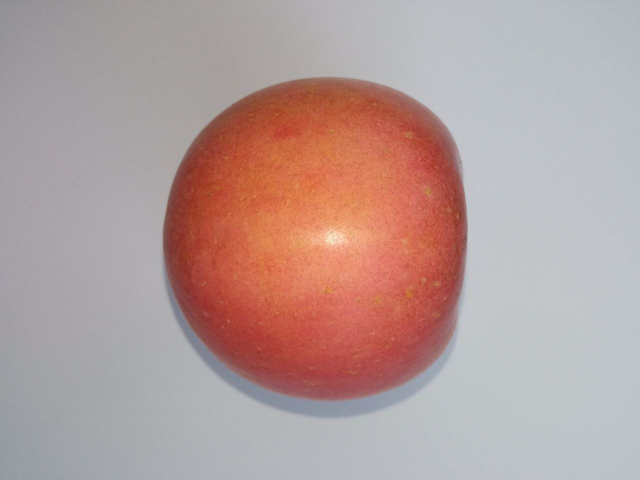
#> input picture dataset/freshapples/msg5170347760-63933.jpg, 1280 x 960 px (shown at 1/2 size); its folder holds 4 pictures in this run
$ python train_vision_dataset.py
#> lines starting #> are read from the running program, lines starting #| are printed output that depends on the picture
"""
TraceFresh-AI: Multi-Class Vision AI Model Trainer
Trains on dataset/ spanning:
- freshapples
- freshbanana
- freshoranges
- rottenapples
- rottenbanana
- rottenoranges

Extracts spatial color distribution, HSV moments, decay ratios, and edge entropy.
Trains an ensemble classifier and exports backend/ml/model/trained_vision_model.json
"""

import os
import json
import math
import random
import time
from PIL import Image, ImageFilter

CLASS_NAMES = [
    "freshapples",
    "freshbanana",
    "freshoranges",
    "rottenapples",
    "rottenbanana",
    "rottenoranges",
]

DATASET_DIR = os.path.abspath(os.path.join(os.path.dirname(__file__), "..", "..", "dataset"))
MODEL_OUTPUT_PATH = os.path.abspath(os.path.join(os.path.dirname(__file__), "model", "trained_vision_model.json"))


def extract_features_from_image(image_path_or_pil):
    """
    Extracts a 21-dimensional normalized feature vector from a produce image:
    - RGB mean & standard deviations (6)
    - HSV mean & hue circular statistics (6)
    - Color ratios (Red/Green, Red/Blue, Green/Blue) (3)
    - Dark & rot decay patch proportions (3)
    - Edge density & gradient contrast (2)
    - Center vs Border spatial color variance (1)
    """
    if isinstance(image_path_or_pil, str):
        img = Image.open(image_path_or_pil).convert("RGB")
    else:
        img = image_path_or_pil.convert("RGB")

    # Resize to standard analysis size for consistent fast processing
    img_resized = img.resize((128, 128), Image.Resampling.BILINEAR)
    pixels = list(img_resized.getdata())
    total_pixels = len(pixels)

    r_vals = [p[0] for p in pixels]
    g_vals = [p[1] for p in pixels]
    b_vals = [p[2] for p in pixels]

    # 1. RGB Mean & Std
    mean_r = sum(r_vals) / total_pixels
    mean_g = sum(g_vals) / total_pixels
    mean_b = sum(b_vals) / total_pixels

    std_r = math.sqrt(sum((r - mean_r) ** 2 for r in r_vals) / total_pixels)
    std_g = math.sqrt(sum((g - mean_g) ** 2 for g in g_vals) / total_pixels)
    std_b = math.sqrt(sum((b - mean_b) ** 2 for b in b_vals) / total_pixels)

    # 2. HSV Analysis
    hsv_img = img_resized.convert("HSV")
    hsv_pixels = list(hsv_img.getdata())
    h_vals = [p[0] for p in hsv_pixels]
    s_vals = [p[1] for p in hsv_pixels]
    v_vals = [p[2] for p in hsv_pixels]

    mean_h = sum(h_vals) / total_pixels
    mean_s = sum(s_vals) / total_pixels
    mean_v = sum(v_vals) / total_pixels

    # Yellow Hue Range (Banana): Hue roughly 28-60 in 0-255 scale
    # Orange Hue Range: Hue roughly 12-28
    # Red Hue Range: Hue < 12 or > 240
    yellow_pixel_count = sum(1 for p in hsv_pixels if 28 <= p[0] <= 60 and p[1] > 60 and p[2] > 70)
    orange_pixel_count = sum(1 for p in hsv_pixels if 12 <= p[0] < 28 and p[1] > 70 and p[2] > 70)
    red_pixel_count = sum(1 for p in hsv_pixels if (p[0] < 12 or p[0] > 240) and p[1] > 60 and p[2] > 60)

    pct_yellow = yellow_pixel_count / total_pixels
    pct_orange = orange_pixel_count / total_pixels
    pct_red = red_pixel_count / total_pixels

    # 3. Decay & Spoilage Patches (Dark spots / Brown rot)
    decay_count = 0
    dark_count = 0
    brown_count = 0

    for i in range(total_pixels):
        r, g, b = pixels[i]
        brightness = (r + g + b) / 3.0

        if brightness < 50:
            dark_count += 1
            decay_count += 1
        elif r > 35 and r < 145 and g > 20 and g < 95 and b < 80 and (r - g) < 50 and r >= b:
            brown_count += 1
            decay_count += 1

    decay_ratio = decay_count / total_pixels
    dark_ratio = dark_count / total_pixels
    brown_ratio = brown_count / total_pixels

    # 4. Color Ratios
    rg_ratio = mean_r / (mean_g + 1e-5)
    rb_ratio = mean_r / (mean_b + 1e-5)
    gb_ratio = mean_g / (mean_b + 1e-5)

    # 5. Edge / Texture Analysis
    gray_img = img_resized.convert("L")
    edges = gray_img.filter(ImageFilter.FIND_EDGES)
    edge_pixels = list(edges.getdata())
    mean_edge = sum(edge_pixels) / total_pixels
    edge_density = sum(1 for e in edge_pixels if e > 40) / total_pixels

    # 6. Center vs Border Color Distribution
    center_r = []
    w, h = img_resized.size
    for y in range(int(h * 0.25), int(h * 0.75)):
        for x in range(int(w * 0.25), int(w * 0.75)):
            center_r.append(pixels[y * w + x][0])
    center_mean_r = sum(center_r) / len(center_r) if center_r else mean_r

    return [
        mean_r / 255.0,
        mean_g / 255.0,
        mean_b / 255.0,
        std_r / 128.0,
        std_g / 128.0,
        std_b / 128.0,
        mean_h / 255.0,
        mean_s / 255.0,
        mean_v / 255.0,
        pct_yellow,
        pct_orange,
        pct_red,
        decay_ratio,
        dark_ratio,
        brown_ratio,
        min(3.0, rg_ratio) / 3.0,
        min(3.0, rb_ratio) / 3.0,
        min(3.0, gb_ratio) / 3.0,
        mean_edge / 255.0,
        edge_density,
        center_mean_r / 255.0,
    ]


class DecisionNode:
    def __init__(self, feature_idx=None, threshold=None, left=None, right=None, value=None):
        self.feature_idx = feature_idx
        self.threshold = threshold
        self.left = left
        self.right = right
        self.value = value

    def is_leaf(self):
        return self.value is not None

    def to_dict(self):
        if self.is_leaf():
            return {"value": self.value}
        return {
            "feature_idx": self.feature_idx,
            "threshold": self.threshold,
            "left": self.left.to_dict() if self.left else None,
            "right": self.right.to_dict() if self.right else None,
        }

    @staticmethod
    def from_dict(d):
        if not d:
            return None
        if "value" in d:
            return DecisionNode(value=d["value"])
        return DecisionNode(
            feature_idx=d["feature_idx"],
            threshold=d["threshold"],
            left=DecisionNode.from_dict(d["left"]),
            right=DecisionNode.from_dict(d["right"]),
        )


class VisionRandomForest:
    def __init__(self, n_trees=30, max_depth=10, min_samples_split=4, max_features=8):
        self.n_trees = n_trees
        self.max_depth = max_depth
        self.min_samples_split = min_samples_split
        self.max_features = max_features
        self.trees = []
        self.classes = CLASS_NAMES

    def _gini(self, y):
        if not y:
            return 0
        counts = {}
        for item in y:
            counts[item] = counts.get(item, 0) + 1
        n = len(y)
        return 1.0 - sum((c / n) ** 2 for c in counts.values())

    def _build_tree(self, X, y, depth=0):
        n_samples = len(y)
        if depth >= self.max_depth or n_samples < self.min_samples_split or len(set(y)) == 1:
            counts = {c: y.count(c) for c in self.classes}
            total = sum(counts.values()) or 1
            probs = {c: counts[c] / total for c in self.classes}
            return DecisionNode(value=probs)

        n_features = len(X[0])
        feature_indices = random.sample(range(n_features), min(self.max_features, n_features))

        best_gain = -1
        best_feat = None
        best_thresh = None
        current_gini = self._gini(y)

        for feat in feature_indices:
            vals = sorted(list(set(X[i][feat] for i in range(n_samples))))
            if len(vals) < 2:
                continue

            step = max(1, len(vals) // 10)
            candidate_thresholds = [vals[i] for i in range(0, len(vals), step)]

            for thresh in candidate_thresholds:
                left_y = [y[i] for i in range(n_samples) if X[i][feat] <= thresh]
                right_y = [y[i] for i in range(n_samples) if X[i][feat] > thresh]

                if not left_y or not right_y:
                    continue

                p_left = len(left_y) / n_samples
                gain = current_gini - (p_left * self._gini(left_y) + (1 - p_left) * self._gini(right_y))

                if gain > best_gain:
                    best_gain = gain
                    best_feat = feat
                    best_thresh = thresh

        if best_gain <= 0.0001 or best_feat is None:
            counts = {c: y.count(c) for c in self.classes}
            total = sum(counts.values()) or 1
            probs = {c: counts[c] / total for c in self.classes}
            return DecisionNode(value=probs)

        left_X, left_y = [], []
        right_X, right_y = [], []

        for i in range(n_samples):
            if X[i][best_feat] <= best_thresh:
                left_X.append(X[i])
                left_y.append(y[i])
            else:
                right_X.append(X[i])
                right_y.append(y[i])

        left_child = self._build_tree(left_X, left_y, depth + 1)
        right_child = self._build_tree(right_X, right_y, depth + 1)

        return DecisionNode(feature_idx=best_feat, threshold=best_thresh, left=left_child, right=right_child)

    def fit(self, X, y):
        self.trees = []
        n_samples = len(X)

        for t in range(self.n_trees):
            indices = [random.randint(0, n_samples - 1) for _ in range(n_samples)]
            b_X = [X[i] for i in indices]
            b_y = [y[i] for i in indices]

            tree_root = self._build_tree(b_X, b_y)
            self.trees.append(tree_root)
            if (t + 1) % 5 == 0 or t == self.n_trees - 1:
                print(f"  [Progress] Trained {t + 1}/{self.n_trees} decision trees in ensemble...")

    def _predict_sample(self, node, x):
        if node.is_leaf():
            return node.value
        if x[node.feature_idx] <= node.threshold:
            return self._predict_sample(node.left, x)
        return self._predict_sample(node.right, x)

    def predict_proba(self, x):
        accum = {c: 0.0 for c in self.classes}
        for tree in self.trees:
            p = self._predict_sample(tree, x)
            for c in self.classes:
                accum[c] += p.get(c, 0.0)
        n = len(self.trees)
        return {c: accum[c] / n for c in self.classes}

    def predict(self, x):
        proba = self.predict_proba(x)
        best_cls = max(proba, key=proba.get)
        return best_cls, proba[best_cls]

    def to_dict(self):
        return {
            "n_trees": self.n_trees,
            "classes": self.classes,
            "trees": [t.to_dict() for t in self.trees],
        }

    @staticmethod
    def from_dict(d):
        rf = VisionRandomForest(n_trees=d["n_trees"])
        rf.classes = d["classes"]
        rf.trees = [DecisionNode.from_dict(t) for t in d["trees"]]
        return rf


def load_dataset(max_per_class=350):
    """
    Recursively scans dataset/ folder and extracts feature vectors from each fruit category.
    """
    print(f"[1/4] Scanning dataset directory at: {DATASET_DIR}")
    X = []
    y = []
    class_counts = {}

    for cls in CLASS_NAMES:
        cls_dir = os.path.join(DATASET_DIR, cls)
        if not os.path.exists(cls_dir):
            alt_dir = os.path.join(DATASET_DIR, "train", cls)
            if os.path.exists(alt_dir):
                cls_dir = alt_dir
            else:
                print(f"[WARN] Class directory {cls} not found at {cls_dir}")
                continue

        valid_exts = {".jpg", ".jpeg", ".png", ".webp"}
        files = [f for f in os.listdir(cls_dir) if os.path.splitext(f.lower())[1] in valid_exts]
        random.seed(42)
        random.shuffle(files)
        files_to_use = files[:max_per_class]

        print(f"  -> Class '{cls}': Ingesting {len(files_to_use)} images (available: {len(files)})...")
        loaded = 0

        for fname in files_to_use:
            fpath = os.path.join(cls_dir, fname)
            try:
                feats = extract_features_from_image(fpath)
                X.append(feats)
                y.append(cls)
                loaded += 1
            except Exception as e:
                pass

        class_counts[cls] = loaded

    print(f"Total dataset samples successfully extracted: {len(X)}")
    return X, y, class_counts


def train_and_evaluate():
    start_time = time.time()
    print("=" * 70)
    print("TraceFresh-AI Computer Vision Dataset Training Pipeline")
    print("=" * 70)

    # 1. Ingest Data
    X, y, counts = load_dataset(max_per_class=300)
#> in extract_features_from_image, img is the input picture: PIL image 1280x960 RGB; mean R, G, B 180.1, 157.1, 154.3
#> in extract_features_from_image, `img_resized = img.resize((128, 128), Image.Resampling.BILINEAR)`:
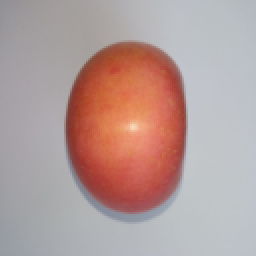
#> img_resized: PIL image 128x128 RGB (shown 2 times larger); mean R, G, B 180.1, 157.1, 154.3
#> in extract_features_from_image, `pixels = list(img_resized.getdata())`: pixels = 16384 items, first 6: (144, 144, 146), (144, 144, 147), (145, 144, 149), (145, 145, 147), (146, 145, 147), (149, 144, 148)
#> in extract_features_from_image, `total_pixels = len(pixels)`: total_pixels = 16384
#> in extract_features_from_image, `r_vals = [p[0] for p in pixels]`: r_vals = 16384 values, max 246 at index 8129, min 122 at index 8353, mean 180.1
#> in extract_features_from_image, `g_vals = [p[1] for p in pixels]`: g_vals = 16384 values, max 218 at index 8130, min 52 at index 10409, mean 157.1
#> in extract_features_from_image, `b_vals = [p[2] for p in pixels]`: b_vals = 16384 values, max 204 at index 6241, min 38 at index 5800, mean 154.3
#> in extract_features_from_image, `mean_r = sum(r_vals) / total_pixels`: mean_r = 180.1
#> in extract_features_from_image, `mean_g = sum(g_vals) / total_pixels`: mean_g = 157.1
#> in extract_features_from_image, `mean_b = sum(b_vals) / total_pixels`: mean_b = 154.3
#> in extract_features_from_image, `std_r = math.sqrt(sum((r - mean_r) ** 2 for r in r_vals) / total_pixels)`: std_r = 19.29
#> in extract_features_from_image, `std_g = math.sqrt(sum((g - mean_g) ** 2 for g in g_vals) / total_pixels)`: std_g = 40.32
#> in extract_features_from_image, `std_b = math.sqrt(sum((b - mean_b) ** 2 for b in b_vals) / total_pixels)`: std_b = 49.76
#> in extract_features_from_image, `hsv_img = img_resized.convert("HSV")`: hsv_img: PIL image 128x128 HSV; mean H, S, V 117.5, 46.3, 184.2
#> in extract_features_from_image, `hsv_pixels = list(hsv_img.getdata())`: hsv_pixels = 16384 items, first 6: (170, 3, 146), (170, 5, 147), (178, 8, 149), (170, 3, 147), (191, 3, 147), (221, 8, 149)
#> in extract_features_from_image, `h_vals = [p[0] for p in hsv_pixels]`: h_vals = 16384 values, max 254 at index 9819, min 0 at index 17, mean 117.5
#> in extract_features_from_image, `s_vals = [p[1] for p in hsv_pixels]`: s_vals = 16384 values, max 195 at index 6187, min 0 at index 1221, mean 46.34
#> in extract_features_from_image, `v_vals = [p[2] for p in hsv_pixels]`: v_vals = 16384 values, max 246 at index 8129, min 122 at index 8353, mean 184.2
#> in extract_features_from_image, `mean_h = sum(h_vals) / total_pixels`: mean_h = 117.5
#> in extract_features_from_image, `mean_s = sum(s_vals) / total_pixels`: mean_s = 46.34
#> in extract_features_from_image, `mean_v = sum(v_vals) / total_pixels`: mean_v = 184.2
#> in extract_features_from_image, `yellow_pixel_count = sum(1 for p in hsv_pixels if 28 <= p[0] <= 60 and..`: yellow_pixel_count = 0
#> in extract_features_from_image, `orange_pixel_count = sum(1 for p in hsv_pixels if 12 <= p[0] < 28 and ..`: orange_pixel_count = 713
#> in extract_features_from_image, `red_pixel_count = sum(1 for p in hsv_pixels if (p[0] < 12 or p[0] > 24..`: red_pixel_count = 3483
#> in extract_features_from_image, `pct_yellow = yellow_pixel_count / total_pixels`: pct_yellow = 0
#> in extract_features_from_image, `pct_orange = orange_pixel_count / total_pixels`: pct_orange = 0.0435
#> in extract_features_from_image, `pct_red = red_pixel_count / total_pixels`: pct_red = 0.213
#> the loop in extract_features_from_image, `for i in range(total_pixels):` made 16384 passes
#> (r, g, b, brightness) on passes 1 to 3: (144, 144, 146, 144.7), (144, 144, 147, 145), (145, 144, 149, 146)
#> after the loop in extract_features_from_image, `for i in range(total_pixels):`: brown_count = 6; dark_count = 0; decay_count = 6
#> in extract_features_from_image, `decay_ratio = decay_count / total_pixels`: decay_ratio = 0.000366
#> in extract_features_from_image, `dark_ratio = dark_count / total_pixels`: dark_ratio = 0
#> in extract_features_from_image, `brown_ratio = brown_count / total_pixels`: brown_ratio = 0.000366
#> in extract_features_from_image, `rg_ratio = mean_r / (mean_g + 1e-5)`: rg_ratio = 1.15
#> in extract_features_from_image, `rb_ratio = mean_r / (mean_b + 1e-5)`: rb_ratio = 1.17
#> in extract_features_from_image, `gb_ratio = mean_g / (mean_b + 1e-5)`: gb_ratio = 1.02
#> in extract_features_from_image, `gray_img = img_resized.convert("L")`:
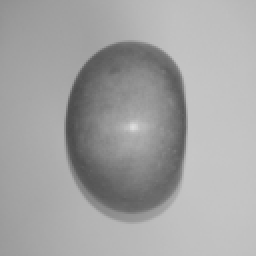
#> gray_img: PIL image 128x128 L (shown 2 times larger); min 75, max 222, mean 163.6
#> in extract_features_from_image, `edges = gray_img.filter(ImageFilter.FIND_EDGES)`:
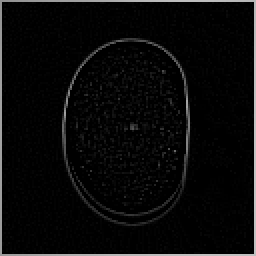
#> edges: PIL image 128x128 L (shown 2 times larger); min 0, max 196, mean 9.4
#> in extract_features_from_image, `edge_pixels = list(edges.getdata())`: edge_pixels = 16384 values, max 196 at index 11647, min 0 at index 129, mean 9.36
#> in extract_features_from_image, `mean_edge = sum(edge_pixels) / total_pixels`: mean_edge = 9.36
#> in extract_features_from_image, `edge_density = sum(1 for e in edge_pixels if e > 40) / total_pixels`: edge_density = 0.0521
#> after the loop in extract_features_from_image, `for y in range(int(h * 0.25), int(h * 0.75)):`: center_r = 4096 values, max 246 at index 2017, min 122 at index 2113, mean 191.1
#> in extract_features_from_image, `center_mean_r = sum(center_r) / len(center_r) if center_r else mean_r`: center_mean_r = 191.1
#> in load_dataset, `feats = extract_features_from_image(fpath)`: feats = [0.706, 0.616, 0.605, 0.151, 0.315, 0.389, 0.461, 0.182, 0.722, 0, 0.0435, 0.213, 0.000366, 0, 0.000366, 0.382, 0.389, 0.339, 0.0367, 0.0521, 0.749]
    if not X:
        print("[ERROR] No images loaded from dataset! Please check dataset/ directory.")
        return

    # 2. Train / Test Split (80% Train, 20% Test)
    combined = list(zip(X, y))
    random.seed(42)
    random.shuffle(combined)

    split_idx = int(0.8 * len(combined))
    train_data = combined[:split_idx]
    test_data = combined[split_idx:]

    train_X, train_y = zip(*train_data)
    test_X, test_y = zip(*test_data)

    print(f"\n[2/4] Dataset Split: {len(train_X)} Training Samples, {len(test_X)} Validation Samples")

    # 3. Fit Ensemble Model
    print(f"\n[3/4] Training Multi-Tree Random Forest Vision Classifier on {len(train_X)} samples...")
    model = VisionRandomForest(n_trees=30, max_depth=12, min_samples_split=3, max_features=10)
    model.fit(list(train_X), list(train_y))

    # 4. Evaluate on Test Split
    print(f"\n[4/4] Evaluating Model Accuracy on {len(test_X)} Unseen Validation Images...")
    correct = 0
    per_class_correct = {c: 0 for c in CLASS_NAMES}
    per_class_total = {c: 0 for c in CLASS_NAMES}
    confusion_matrix = {actual: {pred: 0 for pred in CLASS_NAMES} for actual in CLASS_NAMES}

    for i in range(len(test_X)):
        pred_cls, conf = model.predict(test_X[i])
        actual_cls = test_y[i]
        per_class_total[actual_cls] += 1
        confusion_matrix[actual_cls][pred_cls] += 1

        if pred_cls == actual_cls:
            correct += 1
            per_class_correct[actual_cls] += 1

    overall_accuracy = (correct / len(test_X)) * 100.0
    elapsed = time.time() - start_time

    print("-" * 70)
    print(f"[METRIC] VALIDATION ACCURACY: {overall_accuracy:.2f}% ({correct}/{len(test_X)} correct)")
    print(f"[METRIC] TRAINING TIME: {elapsed:.2f}s")
    print("-" * 70)
    print("Class-Level Accuracy Breakdown:")
    for c in CLASS_NAMES:
        tot = per_class_total[c]
        corr = per_class_correct[c]
        pct = (corr / tot * 100.0) if tot > 0 else 0.0
        print(f"  - {c.ljust(16)}: {pct:6.2f}% ({corr}/{tot})")
    print("-" * 70)

    # 5. Export Model Artifact
    os.makedirs(os.path.dirname(MODEL_OUTPUT_PATH), exist_ok=True)
    export_payload = {
        "modelName": "tracefresh_vision_rf_v1",
        "trainedAt": time.strftime("%Y-%m-%dT%H:%M:%SZ", time.gmtime()),
        "validationAccuracy": round(overall_accuracy, 2),
        "totalSamples": len(X),
        "classes": CLASS_NAMES,
        "featureDimension": len(X[0]),
        "modelData": model.to_dict(),
    }

    with open(MODEL_OUTPUT_PATH, "w", encoding="utf-8") as f:
        json.dump(export_payload, f)

    print(f"[SUCCESS] Trained Vision AI Model exported to:\n  -> {MODEL_OUTPUT_PATH}\n")
    print("=" * 70)


if __name__ == "__main__":
    train_and_evaluate()
